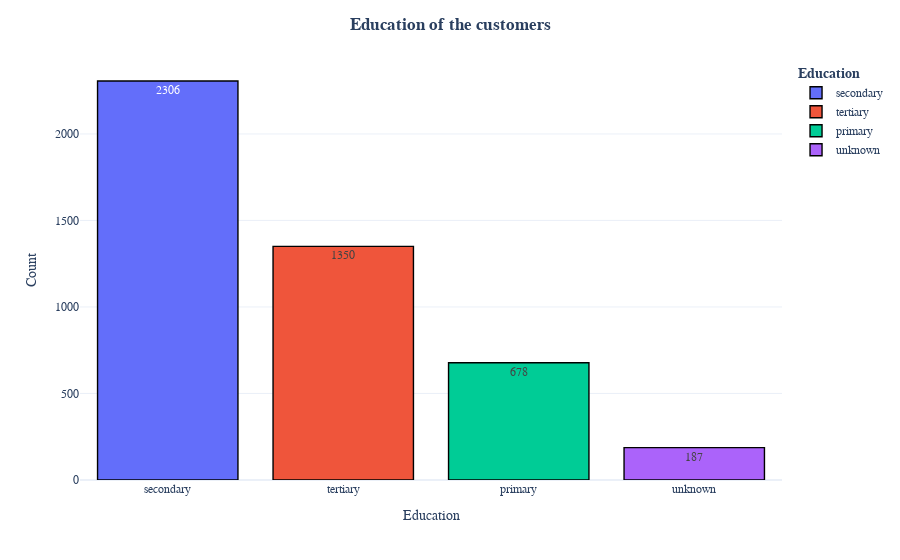
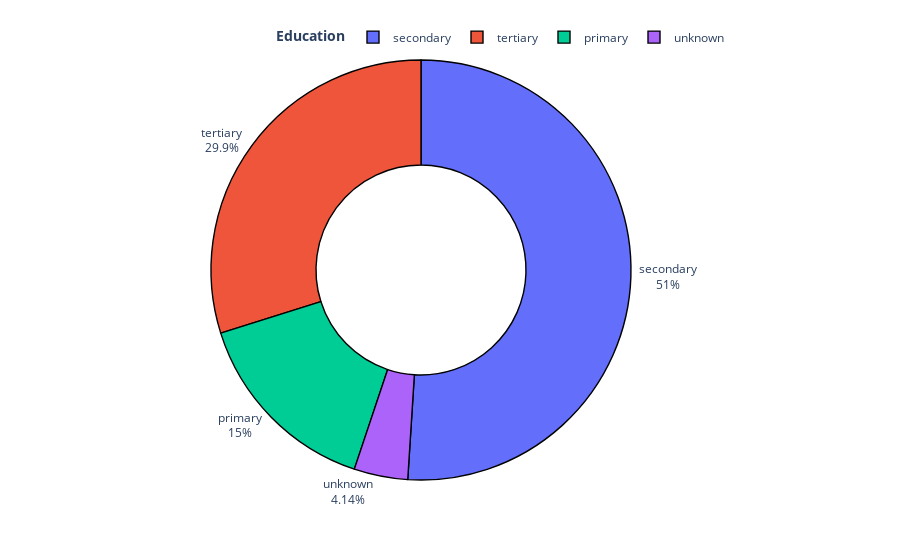

Notebook code cell kept with these figures, in order:
### Code cell
fig = px.bar(MainDataset_visualization.education.value_counts().reset_index().rename(columns={
             'index': 'Education', 'education': 'Count'}), x='Education', y='Count', color='Education', text='Count', template='plotly_white')
fig.update_traces(marker=dict(line=dict(color='#000000', width=1.4)))
fig.update_layout(title_x=0.5, legend_title_text='<b>Education', title_text='<b>Education of the customers',
                  font_family="Times New Roman", title_font_family="Times New Roman")
fig.show()
fig = px.pie(MainDataset_visualization.education.value_counts().reset_index().rename(columns={
             'index': 'Education', 'education': 'Count'}), names='Education', values='Count', hole=0.5, template='plotly_white')
fig.update_traces(marker=dict(line=dict(color='#000000', width=1.4)))
fig.update_layout(title_x=0.5, showlegend=True,
                  legend_title_text='<b>Education')
fig.update_traces(textposition='outside', textinfo='percent+label')
fig.update_layout(title_x=0.5, legend=dict(
    orientation='h', yanchor='bottom', y=1.02, xanchor='right', x=1))
fig.show()

### Figure 1 — Plotly figure (JSON) as saved in the notebook; plotly's stock layout.template omitted (floating-point values rounded to 4 significant figures)
{"data": [{"alignmentgroup": "True", "hovertemplate": "Education=%{x}<br>Count=%{text}<extra></extra>", "legendgroup": "secondary", "marker": {"color": "#636efa", "line": {"color": "#000000", "width": 1.4}, "pattern": {"shape": ""}}, "name": "secondary", "offsetgroup": "secondary", "orientation": "v", "showlegend": true, "text": [2306], "textposition": "auto", "type": "bar", "x": ["secondary"], "xaxis": "x", "y": [2306], "yaxis": "y"}, {"alignmentgroup": "True", "hovertemplate": "Education=%{x}<br>Count=%{text}<extra></extra>", "legendgroup": "tertiary", "marker": {"color": "#EF553B", "line": {"color": "#000000", "width": 1.4}, "pattern": {"shape": ""}}, "name": "tertiary", "offsetgroup": "tertiary", "orientation": "v", "showlegend": true, "text": [1350], "textposition": "auto", "type": "bar", "x": ["tertiary"], "xaxis": "x", "y": [1350], "yaxis": "y"}, {"alignmentgroup": "True", "hovertemplate": "Education=%{x}<br>Count=%{text}<extra></extra>", "legendgroup": "primary", "marker": {"color": "#00cc96", "line": {"color": "#000000", "width": 1.4}, "pattern": {"shape": ""}}, "name": "primary", "offsetgroup": "primary", "orientation": "v", "showlegend": true, "text": [678], "textposition": "auto", "type": "bar", "x": ["primary"], "xaxis": "x", "y": [678], "yaxis": "y"}, {"alignmentgroup": "True", "hovertemplate": "Education=%{x}<br>Count=%{text}<extra></extra>", "legendgroup": "unknown", "marker": {"color": "#ab63fa", "line": {"color": "#000000", "width": 1.4}, "pattern": {"shape": ""}}, "name": "unknown", "offsetgroup": "unknown", "orientation": "v", "showlegend": true, "text": [187], "textposition": "auto", "type": "bar", "x": ["unknown"], "xaxis": "x", "y": [187], "yaxis": "y"}], "layout": {"barmode": "relative", "font": {"family": "Times New Roman"}, "legend": {"title": {"text": "<b>Education"}, "tracegroupgap": 0}, "margin": {"t": 60}, "title": {"font": {"family": "Times New Roman"}, "text": "<b>Education of the customers", "x": 0.5}, "xaxis": {"anchor": "y", "categoryarray": ["secondary", "tertiary", "primary", "unknown"], "categoryorder": "array", "domain": [0, 1], "title": {"text": "Education"}}, "yaxis": {"anchor": "x", "domain": [0, 1], "title": {"text": "Count"}}}}

### Figure 2 — Plotly figure (JSON) as saved in the notebook; plotly's stock layout.template omitted (floating-point values rounded to 4 significant figures)
{"data": [{"domain": {"x": [0, 1], "y": [0, 1]}, "hole": 0.5, "hovertemplate": "Education=%{label}<br>Count=%{value}<extra></extra>", "labels": ["secondary", "tertiary", "primary", "unknown"], "legendgroup": "", "marker": {"line": {"color": "#000000", "width": 1.4}}, "name": "", "showlegend": true, "textinfo": "percent+label", "textposition": "outside", "type": "pie", "values": [2306, 1350, 678, 187]}], "layout": {"legend": {"orientation": "h", "title": {"text": "<b>Education"}, "tracegroupgap": 0, "x": 1, "xanchor": "right", "y": 1.02, "yanchor": "bottom"}, "margin": {"t": 60}, "showlegend": true, "title": {"x": 0.5}}}
